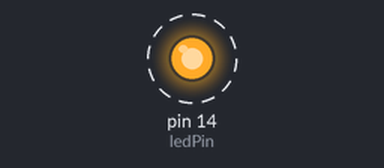
Simulated run of this sketch. Board: Arduino Uno, built with avr-gcc and run on an emulated ATmega328P. Parts: output pins drawn as LEDs (lit = HIGH). Dashed ring = blinking. What the sketch prints to the serial monitor is not drawn.

Above: at 0.5 s.
Timing chart, 0 to 4.6 s (numbered marks = the images above):
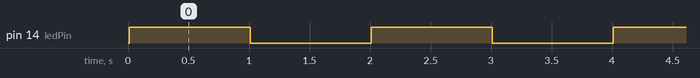

The sketch:

1_HelloWord_Led.ino
```cpp
int ledPin = 14; // GPIO13

void setup() {
  // put your setup code here, to run once:
  Serial.begin(115200);
  Serial.println("Setup");
  delay(10);
  pinMode(ledPin, OUTPUT);
  digitalWrite(ledPin, LOW);
}


void loop() {
  // put your main code here, to run repeatedly:
  //Serial.println(".");
    digitalWrite(ledPin, HIGH);
    delay(1000);
    digitalWrite(ledPin, LOW);
    delay(1000);
}
```

Measured:
- by itself, pin 14 (ledPin): alternates HIGH for 1.0 s and LOW for 1.0 s
